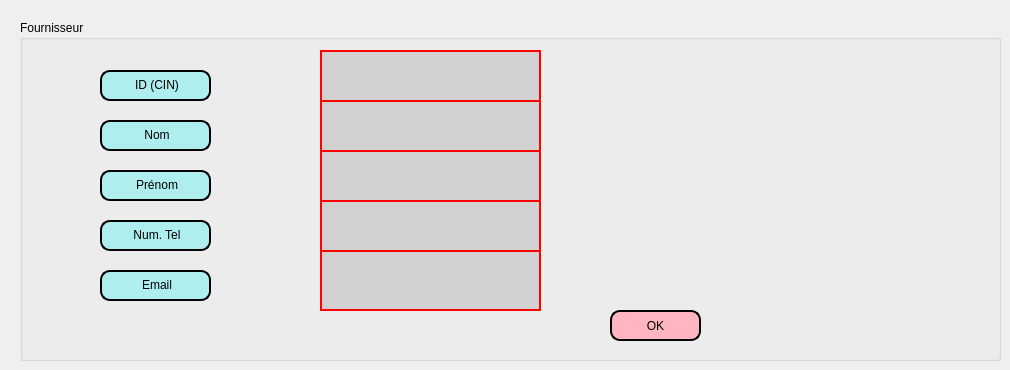
     <widget class="QWidget" name="tab_3">
      <attribute name="title">
       <string>Ajouter</string>
      </attribute>
      <widget class="QGroupBox" name="groupBox_13">
       <property name="geometry">
        <rect>
         <x>20</x>
         <y>20</y>
         <width>981</width>
         <height>341</height>
        </rect>
       </property>
       <property name="title">
        <string>Fournisseur</string>
       </property>
       <widget class="QLabel" name="label_32">
        <property name="geometry">
         <rect>
          <x>80</x>
          <y>100</y>
          <width>111</width>
          <height>31</height>
         </rect>
        </property>
        <property name="styleSheet">
         <string notr="true">border: 2px solid black;
border-radius: 10px;
padding: 0 8px;
background: #AFEEEE;
font: bold, &quot;Comic Sans MS&quot;;;
text-align:center;</string>
        </property>
        <property name="text">
         <string>&lt;html&gt;&lt;head/&gt;&lt;body&gt;&lt;p align=&quot;center&quot;&gt;&lt;span style=&quot; font-size:9pt;&quot;&gt;Nom&lt;/span&gt;&lt;/p&gt;&lt;/body&gt;&lt;/html&gt;</string>
        </property>
       </widget>
       <widget class="QLineEdit" name="lineEdit_1">
        <property name="geometry">
         <rect>
          <x>300</x>
          <y>30</y>
          <width>221</width>
          <height>61</height>
         </rect>
        </property>
        <property name="styleSheet">
         <string notr="true">border-width:2px;
border-style:solid;
border-color:red;
background: #d1d1d1;</string>
        </property>
       </widget>
       <widget class="QLabel" name="label_33">
        <property name="geometry">
         <rect>
          <x>80</x>
          <y>150</y>
          <width>111</width>
          <height>31</height>
         </rect>
        </property>
        <property name="styleSheet">
         <string notr="true">border: 2px solid black;
border-radius: 10px;
padding: 0 8px;
background: #AFEEEE;
font: bold, &quot;Comic Sans MS&quot;;;
text-align:center;</string>
        </property>
        <property name="text">
         <string>&lt;html&gt;&lt;head/&gt;&lt;body&gt;&lt;p align=&quot;center&quot;&gt;&lt;span style=&quot; font-size:9pt;&quot;&gt;Prénom&lt;/span&gt;&lt;/p&gt;&lt;/body&gt;&lt;/html&gt;</string>
        </property>
       </widget>
       <widget class="QLineEdit" name="lineEdit_2">
        <property name="geometry">
         <rect>
          <x>300</x>
          <y>80</y>
          <width>221</width>
          <height>61</height>
         </rect>
        </property>
        <property name="styleSheet">
         <string notr="true">border-width:2px;
border-style:solid;
border-color:red;
background: #d1d1d1;</string>
        </property>
       </widget>
       <widget class="QLabel" name="label_34">
        <property name="geometry">
         <rect>
          <x>80</x>
          <y>200</y>
          <width>111</width>
          <height>31</height>
         </rect>
        </property>
        <property name="styleSheet">
         <string notr="true">border: 2px solid black;
border-radius: 10px;
padding: 0 8px;
background: #AFEEEE;
font: bold, &quot;Comic Sans MS&quot;;;
text-align:center;</string>
        </property>
        <property name="text">
         <string>&lt;html&gt;&lt;head/&gt;&lt;body&gt;&lt;p align=&quot;center&quot;&gt;&lt;span style=&quot; font-size:9pt;&quot;&gt;Num. Tel&lt;/span&gt;&lt;/p&gt;&lt;/body&gt;&lt;/html&gt;</string>
        </property>
       </widget>
       <widget class="QLineEdit" name="lineEdit_3">
        <property name="geometry">
         <rect>
          <x>300</x>
          <y>130</y>
          <width>221</width>
          <height>61</height>
         </rect>
        </property>
        <property name="styleSheet">
         <string notr="true">border-width:2px;
border-style:solid;
border-color:red;
background: #d1d1d1;</string>
        </property>
       </widget>
       <widget class="QLabel" name="label_35">
        <property name="geometry">
         <rect>
          <x>80</x>
          <y>50</y>
          <width>111</width>
          <height>31</height>
         </rect>
        </property>
        <property name="styleSheet">
         <string notr="true">border: 2px solid black;
border-radius: 10px;
padding: 0 8px;
background: #AFEEEE;
font: bold, &quot;Comic Sans MS&quot;;;
text-align:center;</string>
        </property>
        <property name="text">
         <string>&lt;html&gt;&lt;head/&gt;&lt;body&gt;&lt;p align=&quot;center&quot;&gt;&lt;span style=&quot; font-size:9pt;&quot;&gt;ID (CIN)&lt;/span&gt;&lt;/p&gt;&lt;/body&gt;&lt;/html&gt;</string>
        </property>
       </widget>
       <widget class="QLineEdit" name="lineEdit_4">
        <property name="geometry">
         <rect>
          <x>300</x>
          <y>180</y>
          <width>221</width>
          <height>61</height>
         </rect>
        </property>
        <property name="styleSheet">
         <string notr="true">border-width:2px;
border-style:solid;
border-color:red;
background: #d1d1d1;</string>
        </property>
       </widget>
       <widget class="QPushButton" name="pushButton_ajouter_fournisseur">
        <property name="geometry">
         <rect>
          <x>590</x>
          <y>290</y>
          <width>91</width>
          <height>31</height>
         </rect>
        </property>
        <property name="styleSheet">
         <string notr="true">border: 2px solid black;
border-radius: 10px;
padding: 0 8px;
background:#FFB6C1	;
font: bold, &quot;Comic Sans MS&quot;;</string>
        </property>
        <property name="text">
         <string>OK</string>
        </property>
       </widget>
       <widget class="QLabel" name="label_39">
        <property name="geometry">
         <rect>
          <x>80</x>
          <y>250</y>
          <width>111</width>
          <height>31</height>
         </rect>
        </property>
        <property name="styleSheet">
         <string notr="true">border: 2px solid black;
border-radius: 10px;
padding: 0 8px;
background: #AFEEEE;
font: bold, &quot;Comic Sans MS&quot;;;
text-align:center;</string>
        </property>
        <property name="text">
         <string>&lt;html&gt;&lt;head/&gt;&lt;body&gt;&lt;p align=&quot;center&quot;&gt;&lt;span style=&quot; font-size:9pt;&quot;&gt;Email&lt;/span&gt;&lt;/p&gt;&lt;/body&gt;&lt;/html&gt;</string>
        </property>
       </widget>
       <widget class="QLineEdit" name="lineEdit_5">
        <property name="geometry">
         <rect>
          <x>300</x>
          <y>230</y>
          <width>221</width>
          <height>61</height>
         </rect>
        </property>
        <property name="styleSheet">
         <string notr="true">border-width:2px;
border-style:solid;
border-color:red;
background: #d1d1d1;</string>
        </property>
       </widget>
      </widget>
     </widget>
